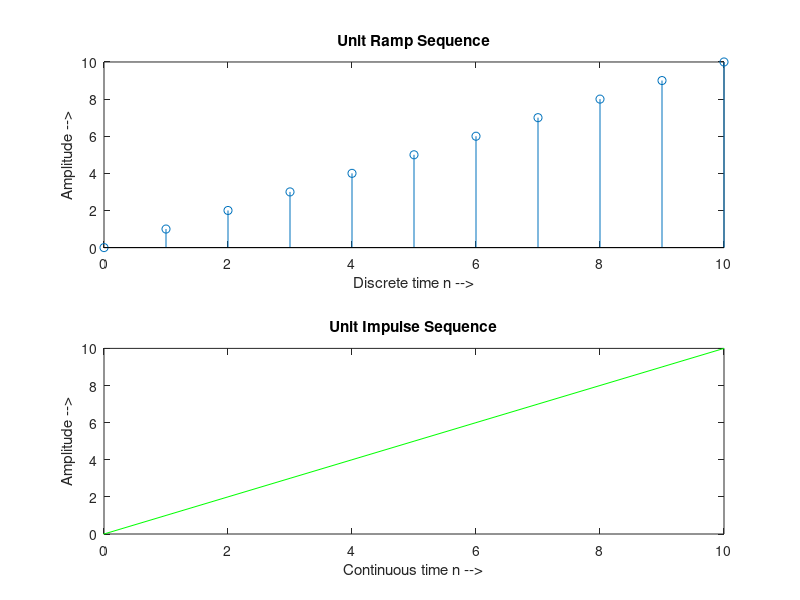

The MATLAB source for this figure:
clc;
close all;
clear all;
%Ramp function for discrete time signal
n=0:1:10;
ramp=n;
subplot(2,1,1); stem(n,ramp);
xlabel('Discrete time n -->'); ylabel('Amplitude -->');
title('Unit Ramp Sequence');

%Ramp function for continuous time signal
t = -10:10;
u = [zeros(1,10)  ones(1,11)];
r = t.*u;
subplot(2,1,2);
plot(t,r,'g');
xlabel('Continuous time n -->'); ylabel('Amplitude -->');
title('Unit Impulse Sequence');
axis([0 10 0 10]);